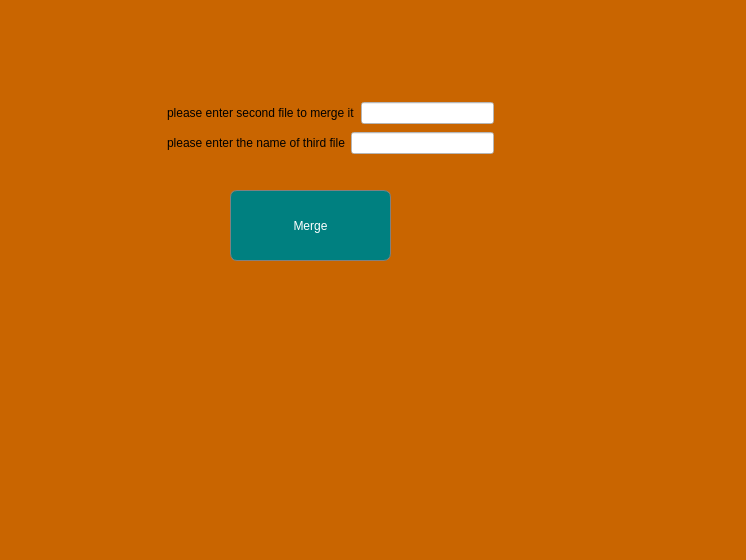
<?xml version="1.0" encoding="UTF-8"?>
<ui version="4.0">
 <class>FourthDialog</class>
 <widget class="QDialog" name="FourthDialog">
  <property name="geometry">
   <rect>
    <x>0</x>
    <y>0</y>
    <width>746</width>
    <height>560</height>
   </rect>
  </property>
  <property name="windowTitle">
   <string>Dialog</string>
  </property>
  <property name="styleSheet">
   <string notr="true">background:rgb(201,101,0);</string>
  </property>
  <widget class="QPushButton" name="pushButton_merge">
   <property name="geometry">
    <rect>
     <x>230</x>
     <y>190</y>
     <width>161</width>
     <height>71</height>
    </rect>
   </property>
   <property name="styleSheet">
    <string notr="true">border-radius:7px;
border:1px solid grey;
background:teal;
color:white</string>
   </property>
   <property name="text">
    <string>Merge</string>
   </property>
  </widget>
  <widget class="QWidget" name="layoutWidget">
   <property name="geometry">
    <rect>
     <x>167</x>
     <y>100</y>
     <width>327</width>
     <height>56</height>
    </rect>
   </property>
   <layout class="QVBoxLayout" name="verticalLayout">
    <item>
     <layout class="QHBoxLayout" name="horizontalLayout">
      <item>
       <widget class="QLabel" name="label">
        <property name="text">
         <string>please enter second file to merge it</string>
        </property>
       </widget>
      </item>
      <item>
       <widget class="QLineEdit" name="lineEdit_second">
        <property name="styleSheet">
         <string notr="true">background:rgb(255, 255, 255);</string>
        </property>
       </widget>
      </item>
     </layout>
    </item>
    <item>
     <layout class="QHBoxLayout" name="horizontalLayout_2">
      <item>
       <widget class="QLabel" name="label_2">
        <property name="text">
         <string>please enter the name of third file</string>
        </property>
       </widget>
      </item>
      <item>
       <widget class="QLineEdit" name="lineEdit_namthirdfile">
        <property name="styleSheet">
         <string notr="true">background:rgb(255, 255, 255);</string>
        </property>
       </widget>
      </item>
     </layout>
    </item>
   </layout>
  </widget>
 </widget>
 <resources/>
 <connections/>
</ui>
